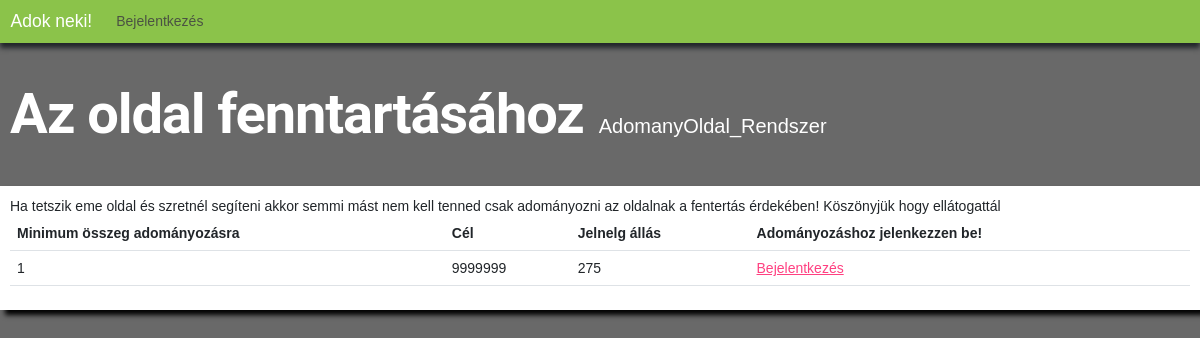
The app's page /gyujtes/10/, older data.
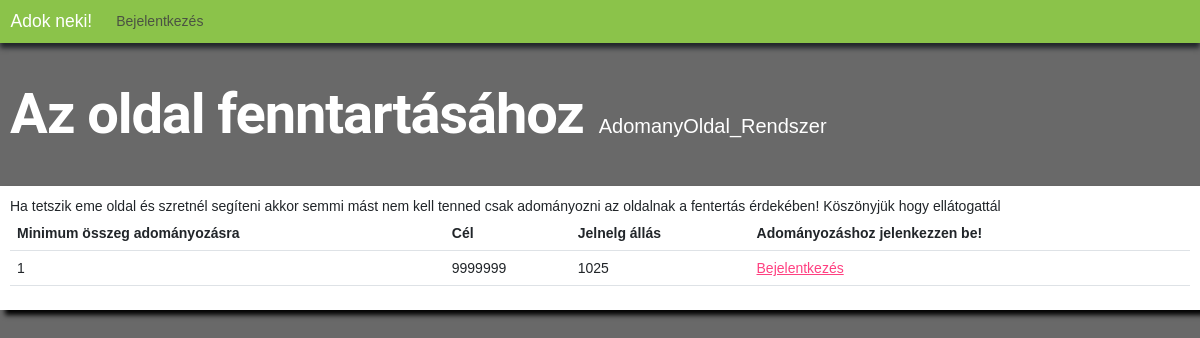
The same page, newer data.
### app/models.py (models this page shows, shortened)
class gyujtes(models.Model):
    publikalo = models.ForeignKey(
        settings.AUTH_USER_MODEL, on_delete=models.CASCADE)
    cim = models.CharField(max_length=255)
    leiras = models.TextField()
    promocios = models.BooleanField(default=False)
    minAr = models.IntegerField(null=False)
    cel = models.IntegerField()
    jelenleg = models.IntegerField(default=0)
    datum = models.DateField(default=date.today())
    ido = models.TimeField(default=datetime.now().time())
    celDatum = models.DateTimeField(null=True)
    class Meta:
        ordering = ["id"]

### app/views.py (the view)
def gyujtesReszlet(request, gyujtesID):
    print(f"gyujtesReszlet pramétere: {gyujtesID}")
    gyujtesID = gyujtesID
    print(f"gyujtesReszlet paramétere utólag: {gyujtesID}")
    gyujtesReszletek = gyujtes.objects.get(id=gyujtesID)
    if request.method == "POST":
        fizetesElbiralasa = fizetesForm(request.POST)
        if fizetesElbiralasa.is_valid():
            fizetendo = fizetesElbiralasa.cleaned_data["osszeg"]
            print(fizetendo)
            megjegyzes = fizetesElbiralasa.cleaned_data["megjegyzes"]
            print(megjegyzes)
            sikeresFizetes = False
            adomanyozoFelh = felhasznalo.objects.get(becenev=request.user.id)
            gyujtesTargy = gyujtes.objects.get(id=gyujtesID)
            if adomanyozoFelh.egyenleg >= fizetendo and gyujtesTargy.minAr <= fizetendo:
                sikeresFizetes = True
                print(sikeresFizetes)
                adomanyozoFelh.egyenleg -= fizetendo
                gyujtesTargy.jelenleg += fizetendo
                adomanyGyujto = felhasznalo.objects.get(
                    becenev=gyujtesTargy.publikalo_id)
                adomanyGyujto.egyenleg += fizetendo
                gyujtesTargy.save()
                adomanyozoFelh.save()
                adomanyGyujto.save()
                fizetesMentes = fizetes.objects.create(ki=adomanyozoFelh.becenev, gyujtesnek=gyujtes.objects.get(
                    id=gyujtesID), mennyit=fizetendo, megjegyzes=megjegyzes)
                fizetesMentes.save()
                sikeresFizetes = True
                return redirect("home")
            else:
                sikeresFizetes = False
                return HttpResponse("A vásárlásod sikertelen! Előfordulhat nem volt elég egyenleged vagy a minimumnél kevesebbet adományoztál! Lépj vissza é Próbált újra!")
    else:
        fizetesElbiralasa = fizetesForm(request.POST)
    elerteCel_EXT(gyujtesReszletek.id)
    return render(request, "templates/app/gyujtesReszlet.html", {"cim": "Adok neki! - "+gyujtesReszletek.cim, "gyujtesReszletek": gyujtesReszletek, "form": fizetesElbiralasa})

### app/views.py (called while the page is built)
def elerteCel_EXT(cel):
    print("elérte e gyűjtés a célját?")
    gyujtesEll = gyujtes.objects.get(id=cel)
    if gyujtesEll.cel <= gyujtesEll.jelenleg:
        print("Igen")
        jelenlegiDatum = datetime.now()
        gyujtesEll.celDatum = jelenlegiDatum
        gyujtesEll.save()
    else:
        print("Nem")

### app/templates/app/gyujtesReszlet.html
{% extends "templates/app/layout/layout_nav.html" %}
{% block content %}
<div id="koszonto">
    <h1 id="oldalcim">{{gyujtesReszletek.cim}}</h1><span id="bejelentkezettFelh">{{gyujtesReszletek.publikalo}}</span>
</div>
{% if user.is_authenticated %}
<div id="doboz">
    <div id="leiras">
        <span>{{gyujtesReszletek.leiras}}</span>
    </div>
    <table id="reszletTabla" class="table">
        <thead>
            <th scope="col">Minimum összeg adományozásra</th>
            <th scope="col">Cél</th>
            <th scope="col">Jelnelg állás</th>
        </thead>
        <tbody>
            <tr>
                <td scope="row">{{gyujtesReszletek.minAr}}</td>
                <td scope="row">{{gyujtesReszletek.cel}}</td>
                <td scope="row">{{gyujtesReszletek.jelenleg}}</td>
            </tr>
        </tbody>
    </table>
    <h3 id="fizetes">Fizetés</h3>
    <div>
        <table class="table">
            <form action="" method="post">
                {% csrf_token%}
                {{form.as_table}}
                <tr>
                    <td scope="row">Készen áll? Ne felejtse, sem nekünk sem gyűjtőnek nem álljogában a vissza utalás!
                    </td>
                    <td><input type="submit" value="Fizetés" class="mdl-button mdl-js-button mdl-button--raised"></td>
                </tr>
            </form>
        </table>
    </div>
</div>
{% else %}
<div id="doboz">
    <div id="leiras">
        <span>{{gyujtesReszletek.leiras}}</span>
    </div>
    <table id="reszletTabla" class="table">
        <thead>
            <th scope="col">Minimum összeg adományozásra</th>
            <th scope="col">Cél</th>
            <th scope="col">Jelnelg állás</th>
            <th scope="col">Adományozáshoz jelenkezzen be!</th>
        </thead>
        <tbody>
            <tr>
                <td scope="row">{{gyujtesReszletek.minAr}}</td>
                <td scope="row">{{gyujtesReszletek.cel}}</td>
                <td scope="row">{{gyujtesReszletek.jelenleg}}</td>
                <td scope="row"><a href="{% url 'bejelentkezes' %}"">Bejelentkezés</a></td>
            </tr>
        </tbody>
    </table>
</div>
{% endif %}
{% endblock %}

### app/templates/app/layout/layout_nav.html (shortened to what this page needs)
{% extends "templates/app/layout/layout_head.html"%}
{%block navbar%}
<nav class="navbar navbar-expand-lg bg-primary">
    <div class="container-fluid">
        <a href="{% url 'kezdolap' %}" id="kezdolapVissza" class="navbar-brand">Adok neki!</a>
        <div class="collapse navbar-collapse" id="navbarNavDropdown">
            {% if user.is_authenticated%}
            <ul class="navbar-nav">
                <li class="nav-item">
                    <a href="{% url 'profil'%}" class="mdl-navigation__link">{{UserModel.username}}</a>
                </li>
                <li><a href="{%url 'profil'%}" id="ugras" class="nav-item">Profilod adatai</a></li>
                <li><a href="{%url 'profilSzerk'%}" id="ugras" class="nav-item">Profil szerkesztés</a></li>
                <li><a href="{%url 'egyenlegFel'%}" id="ugras" class="nav-item">Egyenleg feltöltés</a></li>
                <li><a href="{%url 'gyujtesStat'%}" id="ugras" class="nav-item">Gyűjtés statisztika</a></li>
                <li><a href="{%url 'ujGyujtes'%}" id="ugras" class="nav-item">Gyűjtés létrehozása</a></li>
                <li>
                    <a href="{% url 'kijelentkezes'%}" class="mdl-navigation__link nav-item">Kijelentkezés</a>
                </li>
            </ul>
            {%else%}
            <ul class="navbar-nav">
                <li class="nav-item">
                    <a href="{% url 'bejelentkezes' %}" class="mdl-navigation__link">Bejelentkezés</a>
                </li>
            </ul>
            {%endif%}
        </div>
    </div>
</nav>
{%endblock%}

### app/templates/app/layout/layout_head.html (shortened to what this page needs)
<!DOCTYPE html>
<html lang="hu">
<head>
    {% load static %}
    <link rel="stylesheet" href="{% static 'bootstrap-5.2.0-beta1-dist/css/bootstrap.css'%}">
    {% load static %}
    <link href="{% static 'mdl/material.min.css' %}" rel="stylesheet">
    {% load static %}
    <link rel="stylesheet" href="{% static 'main_style.css' %}">
</head>
<body>
{% block navbar %}
{% endblock %}
{% block content%}
{%endblock%}
</body>
</html>

### app/static/app/main_style.css (style rules this page uses)
body { background-color: #696969; }
#oldalcim { color: white; font-weight: 700; padding: 10px; }
#kezdolapVissza { color: white; text-decoration-line:none; }
#doboz { background-color: white; padding: 10px; box-shadow: 5px 5px 5px black; }
table { width:-moz-available }
.navbar { box-shadow: 0px 5px 5px; }
.navbar-nav .nav-item { padding: 0 10px 0 10px; }
#koszonto { display: flex; align-content: center; align-items:baseline; flex-direction:row; }
#bejelentkezettFelh { color: white; font-size: 20px; padding: 0 0 0 5px; }

Row changes from the older to the newer data that the page shows:
changed gyujtes "Az oldal fenntartásához": jelenleg "275" → "1025"
